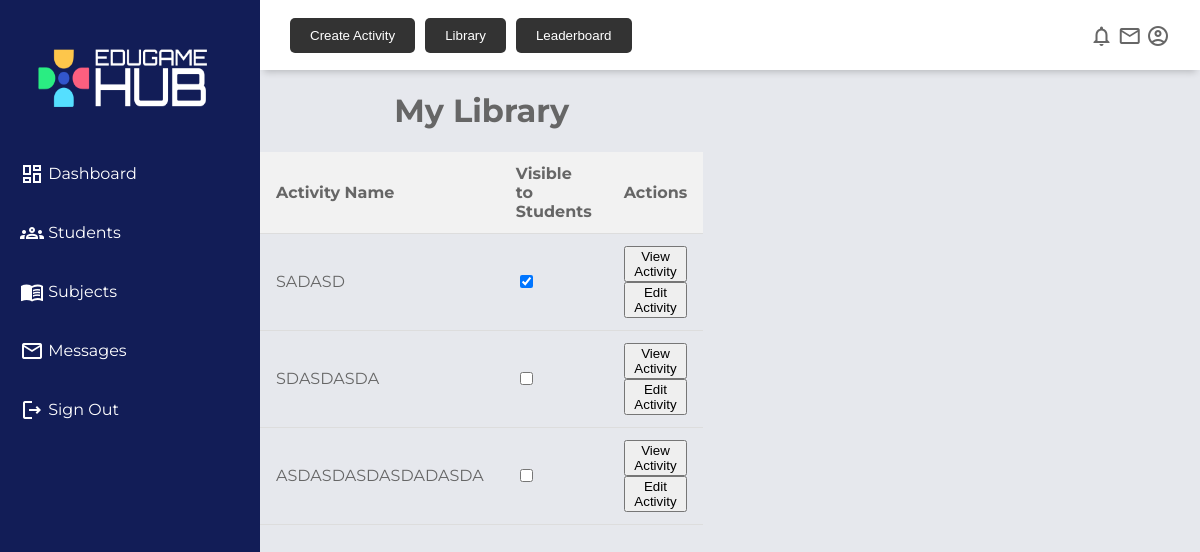
The page /library.php on the database its author committed.
### tables this page shows
CREATE TABLE `tbl_multiple_teacher` (
  `question_id` int(11) NOT NULL,
  `activity_name` varchar(255) NOT NULL,
  `question_text` text NOT NULL,
  `option_1` varchar(255) NOT NULL,
  `option_2` varchar(255) NOT NULL,
  `option_3` varchar(255) NOT NULL,
  `option_4` varchar(255) NOT NULL,
  `correct_option` int(11) NOT NULL,
  `randomize_questions` tinyint(1) NOT NULL DEFAULT 0,
  `visible_students` tinyint(1) DEFAULT NULL
);

### library.php (the view, shortened to what this page needs)
<!DOCTYPE html>
<html lang="en">
<head>
    <link rel="stylesheet" href="css/dashboard.css">
    <link rel="stylesheet" href="css/library.css">
</head>
<body>
<div class="grid-container">
    <header class="header">
        <div class="header-left">
            <button class="btn btn-primary" id="createActivityBtn">Create Activity</button>
            <button class="btn btn-secondary" id="libraryBtn">Library</button>
            <button class="btn btn-secondary" id="leaderboardBtn">Leaderboard</button>
        </div>
        <div class="header-right">
            <span class="material-icons-outlined">notifications</span>
            <span class="material-icons-outlined">email</span>
            <span class="material-icons-outlined">account_circle</span>
        </div>
    </header>
    <aside id="sidebar">
        <img class="logo" src="images/edugamelogo.png" alt="logo">
        <div class="sidebar-title">
        </div>
        <ul class="sidebar-list">
            <li class="sidebar-list-item">
                <a href="teacher management system.php">
                    <span class="material-icons-outlined">dashboard</span> Dashboard
                </a>
            </li>
            <li class="sidebar-list-item">
                <a href="students.php">
                    <span class="material-icons-outlined">groups</span> Students
                </a>
            </li>
            <li class="sidebar-list-item">
                <a href="subjects.html">
                    <span class="material-icons-outlined">menu_book</span> Subjects
                </a>
            </li>
            <li class="sidebar-list-item">
                <a href="Messages.html">
                    <span class="material-icons-outlined">mail</span> Messages
                </a>
            </li>
            <li class="sidebar-list-item">
                <a href="Login.html">
                    <span class="material-icons-outlined">logout</span> Sign Out
                </a>
            </li>
        </ul>
    </aside>
    <?php
    include('db_conn.php');
    $sql = "SELECT * FROM tbl_multiple_teacher";
    $result = mysqli_query($conn, $sql);
    if (mysqli_num_rows($result) > 0) {
        $activities = mysqli_fetch_all($result, MYSQLI_ASSOC);
    } else {
        $activities = array();
    }
    ?>
    <div class="library-container">
        <center><h1>My Library</h1></center>
        <div class="activity-list">
            <?php if (!empty($activities)): ?>
                <table>
                    <thead>
                        <tr>
                            <th>Activity Name</th>
                            <th>Visible to Students</th>
                            <th>Actions</th>
                        </tr>
                    </thead>
                    <tbody>
                        <?php foreach ($activities as $activity): ?>
                            <tr>
                                <td><?php echo $activity['activity_name']; ?></td>
                                <td>
                                    <form class="visibility-form">
                                        <input type="checkbox" class="visible-checkbox" data-activity-id="<?php echo $activity['question_id']; ?>" <?php echo $activity['visible_students'] === '1' ? 'checked' : ''; ?>>
                                    </form>
                                </td>
                                <td>
                                    <button class="viewBtn" data-toggle="modal" data-target="#viewActivityModal"
                                        data-activity-name="<?php echo htmlspecialchars($activity['activity_name'], ENT_QUOTES); ?>"
                                        data-question-text="<?php echo htmlspecialchars($activity['question_text'], ENT_QUOTES); ?>"
                                        data-option-1="<?php echo htmlspecialchars($activity['option_1'], ENT_QUOTES); ?>"
                                        data-option-2="<?php echo htmlspecialchars($activity['option_2'], ENT_QUOTES); ?>"
                                        data-option-3="<?php echo htmlspecialchars($activity['option_3'], ENT_QUOTES); ?>"
                                        data-option-4="<?php echo htmlspecialchars($activity['option_4'], ENT_QUOTES); ?>"
                                        data-correct-option="<?php echo htmlspecialchars($activity['correct_option'], ENT_QUOTES); ?>"
                                        data-randomizer="<?php echo isset($activity['randomizer']) ? htmlspecialchars($activity['randomizer'], ENT_QUOTES) : ''; ?>">
                                        View Activity
                                    </button>
                                    <a href="editActivity.php?id=<?php echo $activity['question_id']; ?>"><button>Edit Activity</button></a>
                                </td>
                            </tr>
                        <?php endforeach; ?>
                    </tbody>
                </table>
            <?php else: ?>
                <p>No activities found.</p>
            <?php endif; ?>
        </div>
    </div>
</div>
</body>
</html>

### css/dashboard.css (style rules this page uses)
.logo { width: 300px; height: 190px; cursor: pointer; margin-left: -22px; margin-bottom: -120px; }
body { margin: 0; padding: 0; box-sizing: border-box; background-color: #e6e8ed; color: #666666; font-family: "Montserrat", sans-serif; }
.material-icons-outlined { vertical-align: middle; line-height: 1px; }
.grid-container { display: grid; grid-template-columns: 260px 1fr 1fr 1fr; grid-template-rows: 0.2fr 3fr; grid-template-areas: "sidebar header header header" "sidebar main main main"; height: 100vh; }
.header { grid-area: header; height: 70px; background-color: #ffffff; display: flex; align-items: center; justify-content: space-between; padding: 0 30px 0 30px; box-shadow: 0 6px 7px -4px rgba(0, 0, 0, 0.2); }
#sidebar { grid-area: sidebar; height: 100%; background-color: #121d57; color: #ffffff; overflow-y: auto; transition: all 0.5s; -webkit-transition: all 0.5s; }
.sidebar-title { display: flex; justify-content: space-between; align-items: center; padding: 20px 20px 20px 20px; margin-bottom: 30px; }
.sidebar-list { padding: 0; margin-top: 15px; list-style-type: none; }
.sidebar-list-item { padding: 20px 20px 20px 20px; }
.sidebar-list-item > a { text-decoration: none; color: #ffffff; }

### css/library.css (style rules this page uses)
.header-left { display: flex; align-items: center; }
.header-left button { margin-right: 10px; padding: 10px 20px; border: none; cursor: pointer; transition: background-color 0.3s, color 0.3s; border-radius: 5px; color: white; }
.header-left button.btn-primary { background-color: #333; }
.header-left button.btn-secondary { background-color: #333; }
.activity-list table { width: 100%; border-collapse: collapse; }
.activity-list th, .activity-list td { padding: 12px 16px; text-align: left; border-bottom: 1px solid #ddd; }
.activity-list th { background-color: #f2f2f2; }

### rows shown on the page
tbl_multiple_teacher: activity_name "SADASD", visible_students "☑"
tbl_multiple_teacher: activity_name "SDASDASDA"
tbl_multiple_teacher: activity_name "ASDASDASDASDADASDA"
